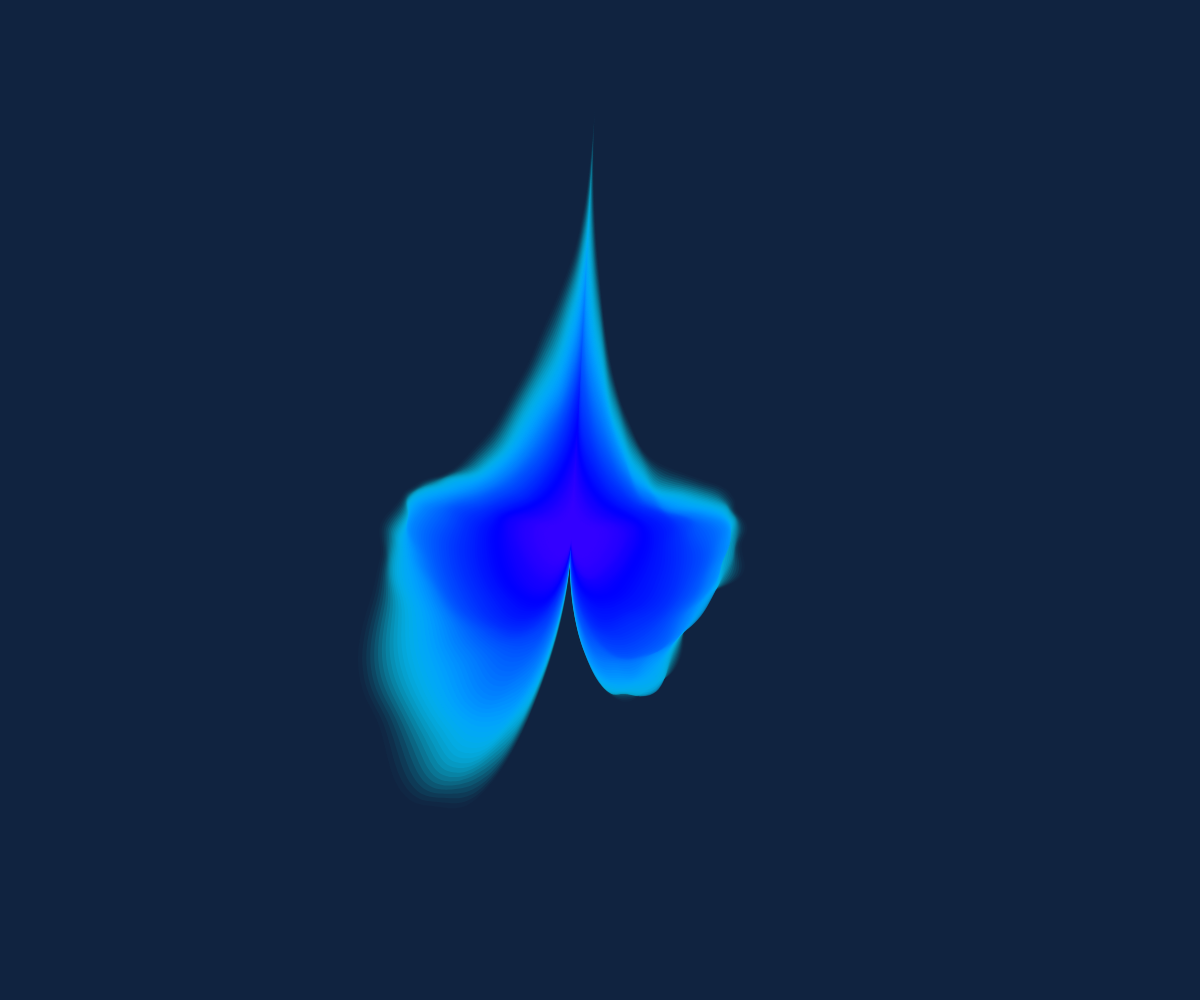
Frame 1 (no input)
Frame 2 (the mouse pressed at the canvas centre, redrawn once): identical to frame 1, image omitted

The p5.js sketch that drew this single still picture (run headless with seeded random() and noise() and a simulated clock; the mouse was pressed at the canvas centre and the sketch redrawn once):

// p5.js sketch
// ── sketch.js
let kMax;
let step;
let n = 100; // number of blobs
let radius = 15; // diameter of the circle
let inter = 0.5; // difference between the sizes of two blobs
let maxNoise = 200;

let noiseProg = (x) => (x * x);

function setup() {
    createCanvas(windowWidth, windowHeight);
    colorMode(HSB, 1);
    angleMode(DEGREES);
    noFill();
    noLoop();
    kMax = random(0.6, 1.2);
    step = 0.01;
    noStroke();
}

function draw() {
    background(0.6, 0.75, 0.25);
    rotate(PI);
    for (let i = n; i > 0; i--) {
        let alpha = 1 - noiseProg(i / n);
        fill((alpha / 5 + 0.5) % 1, 1, 1, alpha);
        let size = radius + i * inter;
        let k = kMax * sqrt(i / n);
        let noisiness = maxNoise * noiseProg(i / n);
        blob(size, width / 2, height / 2, k, i * step, noisiness);
    }
}

function blob(size, xCenter, yCenter, k, t, noisiness) {
    beginShape();
    let angleStep = 360 / 500;
    for (let theta = 360; theta > 0; theta -= angleStep) {
        let r1, r2;
        r1 = cos(theta) + 1;
        r2 = sin(theta) + 1;
        let r = size + noise(k * r1, k * r2, t) * noisiness;
        let x = xCenter + 16* (r/10) * pow(sin(theta), 3);
        let y = yCenter + (r/10) * (13 * cos(theta) - 5 * cos(2 * theta) - 2 * cos(3 * theta) - 4 * cos(4*theta));
        curveVertex(x, y);
    }
    endShape(CLOSE);
}
